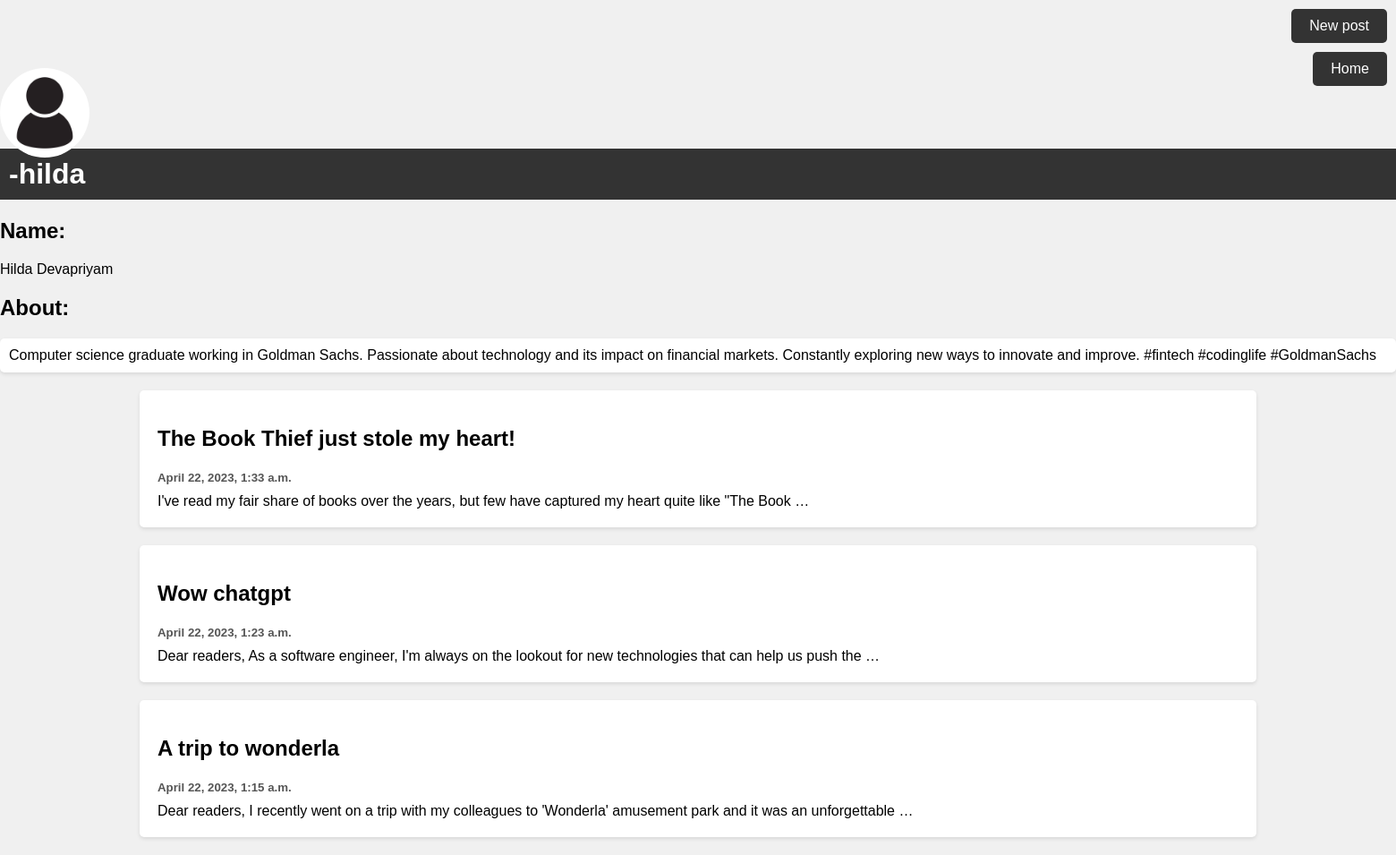
Page /profile/hilda (signed in) on the committed database.
### posts/models.py (models this page shows, shortened)
class Profile(models.Model):
    user = models.OneToOneField(User, on_delete=models.CASCADE)
    bio = models.TextField()

class Post(models.Model):
    title = models.CharField(max_length=100)
    content = models.CharField(max_length=10000)
    post_time = models.DateTimeField(default= datetime.now, blank = True)
    author = models.ForeignKey(User, on_delete=models.CASCADE, blank=True)

### posts/views.py (the view)
# urls.py: path('profile/<str:name>',views.profile,name='profile'),
def profile(request,name):
    posts = Post.objects.all()
    profile = User.objects.get(username=name)
    first_name = profile.first_name
    last_name = profile.last_name
    return render(request,'profile.html',{'posts': posts,'user': profile,'logged_in_user': request.user,'first':first_name,'last':last_name})

### templates/profile.html (shortened to what this page needs)
<head>
</head>
{% load static %}
{% if user.is_authenticated %}
<div class="new">
    <a href="{% url 'new' %}" style="text-decoration: none;">New post</a>
</div>
{% endif %}
{% if user.is_authenticated %}
<div class="new">
    <a href="{% url 'index' %}" style="text-decoration: none;">Home</a>
</div>
{% endif %}
{% if user.username == logged_in_user.username %}
<a href = "{% url 'edit' %}">
<img class="profile" src="{% static 'images/aaaaaaaa.jpg' %}"></a>
{% else %}
<img class="profile" src="{% static 'images/aaaaaaaa.jpg' %}">
{% endif %}
<div>
<h1 class="username">-{{user.username}}</h1>
<h2>Name: </h2><p> {{first}} {{last}}</p>
<h2>About:</h2>
<p class="Bio">{{user.profile.bio}}</p>
</div>
<div class="row">
    <div class="rightcolumn">
      {% for post in posts reversed %}
      {% if post.author.username == user.username %}
      <div class="card">
        <a href="/post/{{post.id}}" style="text-decoration: none; color: black" action = 'post'>
          <h2>{{post.title}}</h2>
          <h5>{{post.post_time}}</h5>
          <p>{{post.content|truncatewords:20}}</p>
        </a>
      </div>
      {% endif %}
      {% endfor %}
    </div>
  </div>

### templates/profile.html (style rules this page uses)
.username { text-align: left; background-color: #333; color: #fff; margin-top: -10px; padding: 10px; }
.bio { background-color: #fff; padding: 10px; border-radius: 5px; box-shadow: 0 2px 4px rgba(0, 0, 0, 0.1); }
.rightcolumn { float: none; margin: 0 auto; width: 80%; }
.card { background-color: #fff; margin: 20px 0; padding: 20px; border-radius: 5px; box-shadow: 0 2px 4px rgba(0, 0, 0, 0.1); }
.card a { text-decoration: none; color: #333; }
.card h2 { font-size: 24px; margin-bottom: 10px; }
.card h5 { color: #555; margin-bottom: 10px; }
.card p { margin: 0; }
a .profile { width: 100px; position: left; margin-top: -20px; margin-right: 1500px; border-radius: 50px; }
.new { text-align: right; }
.new a { display: inline-block; padding: 10px 20px; background-color: #333; color: #fff; text-decoration: none; border-radius: 5px; transition: background-color 0.3s, color 0.3s; margin-right: 10px; margin-top: 10px; }

### rows in the picture
Post: title "The Book Thief just stole my heart!", post_time "April 22, 2023, 1:33 a.m.", content "I've read my fair share of books over the years, but few have captured my heart quite like \"The Book …"
Post: title "Wow chatgpt", post_time "April 22, 2023, 1:23 a.m.", content "Dear readers, As a software engineer, I'm always on the lookout for new technologies that can help us push the …"
Post: title "A trip to wonderla", post_time "April 22, 2023, 1:15 a.m.", content "Dear readers, I recently went on a trip with my colleagues to 'Wonderla' amusement park and it was an unforgettable …"

### other values in the picture
{{ user.username }} "hilda"
{{ first }} "Hilda"
{{ last }} "Devapriyam"
